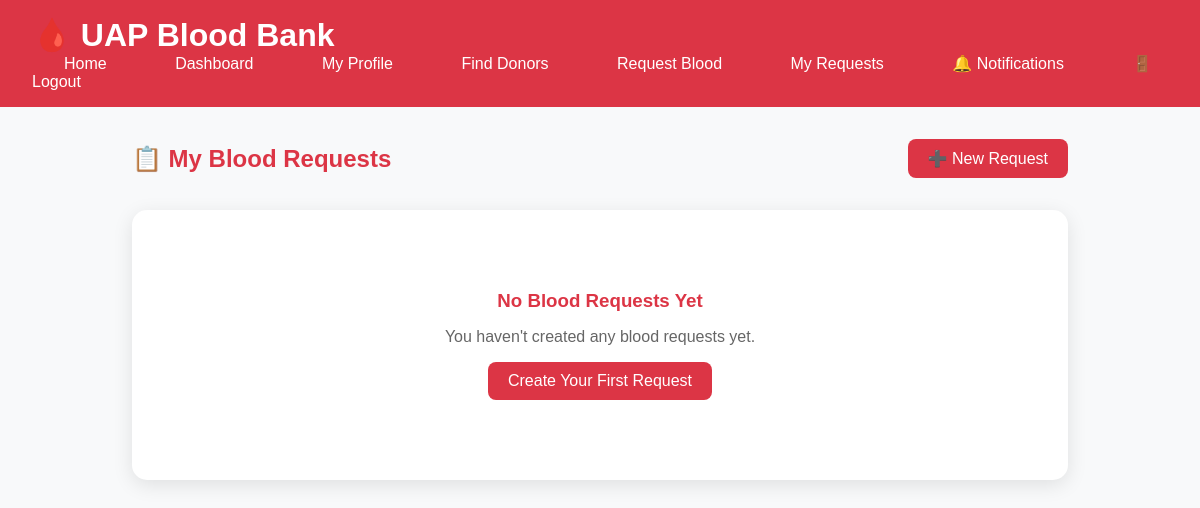
The app's page /request-history/ (signed in), older data.
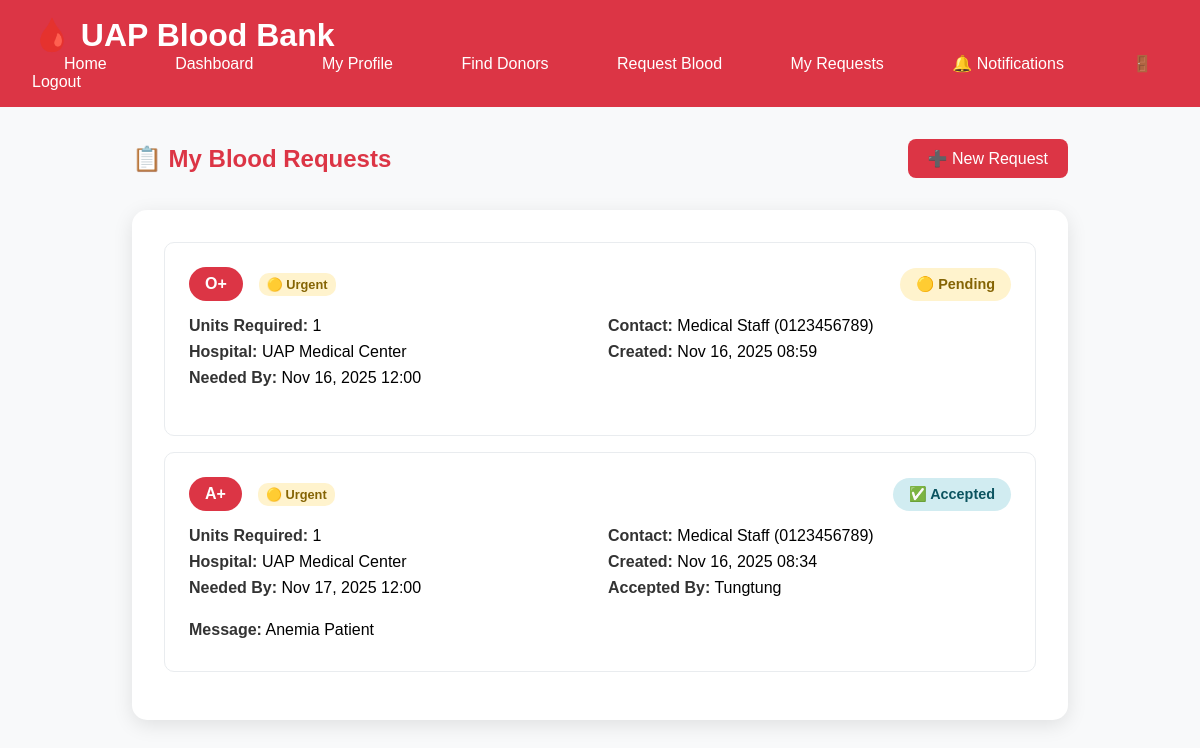
The same page, newer data.
### UAP_Student_Blood_Information_System/bloodbank/models.py (models this page shows, shortened)
class BloodRequest(models.Model):
    STATUS_CHOICES = [
        ('pending', '🟡 Pending'),
        ('accepted', '✅ Accepted'),
        ('completed', '🟢 Completed'),
        ('cancelled', '🔴 Cancelled'),
        ('expired', '⏰ Expired'),
    ]
    URGENCY_CHOICES = [
        ('normal', '🟢 Normal'),
        ('urgent', '🟡 Urgent'),
        ('emergency', '🔴 Emergency'),
    ]
    requester = models.ForeignKey(User, on_delete=models.CASCADE, related_name='blood_requests')
    blood_group = models.CharField(max_length=5, choices=BLOOD_GROUPS)
    units_required = models.PositiveIntegerField(default=1)
    urgency = models.CharField(max_length=20, choices=URGENCY_CHOICES, default='normal')
    message = models.TextField(help_text="Additional information for donors", blank=True)
    hospital_name = models.CharField(max_length=255, default='UAP Medical Center')
    hospital_address = models.TextField(default='UAP Campus, Kuratoli, Dhaka')
    contact_person = models.CharField(max_length=100, default='Medical Staff')
    contact_phone = models.CharField(max_length=15, default='0123456789')
    status = models.CharField(max_length=20, choices=STATUS_CHOICES, default='pending')
    created_at = models.DateTimeField(auto_now_add=True)
    needed_by = models.DateTimeField(help_text="When the blood is needed by", default=timezone.now)
    accepted_by = models.ForeignKey(
        User,
        on_delete=models.SET_NULL,
        null=True,
        blank=True,
        related_name='accepted_requests'
    )
    accepted_at = models.DateTimeField(null=True, blank=True)

### UAP_Student_Blood_Information_System/bloodbank/views.py (the view)
# urls.py: path('request-history/', views.request_history, name='request_history'),
@login_required
def request_history(request):
    user_requests = BloodRequest.objects.filter(requester=request.user).order_by('-created_at')
    unread_count = get_unread_notification_count(request.user)
    return render(request, 'request_history.html', {
        'user_requests': user_requests,
        'user': request.user,
        'unread_count': unread_count,
    })

### UAP_Student_Blood_Information_System/bloodbank/context_processors.py (called while the page is built)
def notification_count(request):
    if request.user.is_authenticated:
        unread_count = Notification.objects.filter(user=request.user, is_read=False).count()
        return {'unread_count': unread_count}
    return {'unread_count': 0}

### UAP_Student_Blood_Information_System/bloodbank/views.py (called while the page is built, shortened)
def get_unread_notification_count(user):
    return Notification.objects.filter(user=user, is_read=False).count()

### UAP_Student_Blood_Information_System/templates/request_history.html (shortened to what this page needs)
<!DOCTYPE html>
<html lang="en">
<head>
</head>
<body>
    <div class="navbar">
    <h1>🩸 UAP Blood Bank</h1>
    <nav>
        <a href="{% url 'home' %}">Home</a>
        <a href="{% url 'dashboard' %}">Dashboard</a>
        <a href="{% url 'profile' %}">My Profile</a>
        <a href="{% url 'donor_list' %}">Find Donors</a>
        <a href="{% url 'request_blood' %}">Request Blood</a>
        <a href="{% url 'request_history' %}">My Requests</a>
        <a href="{% url 'notifications' %}">
    🔔 Notifications
</a>
        <a href="{% url 'logout' %}">🚪 Logout</a>
    </nav>
</div>
    <div class="container">
        <div class="page-header">
            <h2>📋 My Blood Requests</h2>
            <a href="{% url 'request_blood' %}" class="btn">➕ New Request</a>
        </div>
        <div class="requests-list">
            {% if user_requests %}
                {% for request in user_requests %}
                <div class="request-card">
                    <div class="request-header">
                        <div style="display: flex; align-items: center; gap: 1rem;">
                            <span class="blood-group">{{ request.blood_group }}</span>
                            <span class="urgency-badge urgency-{{ request.urgency }}">
                                {{ request.get_urgency_display }}
                            </span>
                        </div>
                        <span class="status-badge status-{{ request.status }}">
                            {{ request.get_status_display }}
                        </span>
                    </div>
                    <div class="request-details">
                        <div>
                            <div class="detail-item">
                                <span class="detail-label">Units Required:</span> {{ request.units_required }}
                            </div>
                            <div class="detail-item">
                                <span class="detail-label">Hospital:</span> {{ request.hospital_name }}
                            </div>
                            <div class="detail-item">
                                <span class="detail-label">Needed By:</span> {{ request.needed_by|date:"M d, Y H:i" }}
                            </div>
                        </div>
                        <div>
                            <div class="detail-item">
                                <span class="detail-label">Contact:</span> {{ request.contact_person }} ({{ request.contact_phone }})
                            </div>
                            <div class="detail-item">
                                <span class="detail-label">Created:</span> {{ request.created_at|date:"M d, Y H:i" }}
                            </div>
                            {% if request.accepted_by %}
                            <div class="detail-item">
                                <span class="detail-label">Accepted By:</span> {{ request.accepted_by.username }}
                            </div>
                            {% endif %}
                        </div>
                    </div>
                    {% if request.message %}
                    <div class="detail-item">
                        <span class="detail-label">Message:</span> {{ request.message }}
                    </div>
                    {% endif %}
                </div>
                {% endfor %}
            {% else %}
                <div class="no-requests">
                    <h3>No Blood Requests Yet</h3>
                    <p>You haven't created any blood requests yet.</p>
                    <a href="{% url 'request_blood' %}" class="btn" style="margin-top: 1rem;">Create Your First Request</a>
                </div>
            {% endif %}
        </div>
    </div>
</body>
</html>

Row changes from the older to the newer data that the page shows:
added BloodRequest: blood_group "O+", urgency "🟡 Urgent", status "🟡 Pending", units_required "1", hospital_name "UAP Medical Center", needed_by "Nov 16, 2025 12:00", contact_person "Medical Staff", contact_phone "0123456789", created_at "Nov 16, 2025 08:59"
added BloodRequest: blood_group "A+", urgency "🟡 Urgent", status "✅ Accepted", units_required "1", hospital_name "UAP Medical Center", needed_by "Nov 17, 2025 12:00", contact_person "Medical Staff", contact_phone "0123456789", created_at "Nov 16, 2025 08:34", accepted_by.username "Tungtung", message "Anemia Patient"
Text that changed along with them:
text no longer shown: "No Blood Requests Yet You haven't created any blood requests yet. Create Your First Request"
